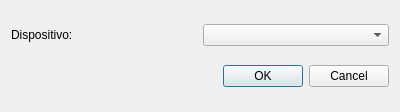
<?xml version="1.0" encoding="UTF-8"?>
<ui version="4.0">
 <class>Preferencias</class>
 <widget class="QDialog" name="Preferencias">
  <property name="geometry">
   <rect>
    <x>0</x>
    <y>0</y>
    <width>400</width>
    <height>112</height>
   </rect>
  </property>
  <property name="windowTitle">
   <string>Dialog</string>
  </property>
  <layout class="QGridLayout" name="gridLayout">
   <item row="0" column="0">
    <widget class="QLabel" name="label">
     <property name="text">
      <string>Dispositivo:</string>
     </property>
    </widget>
   </item>
   <item row="0" column="1">
    <widget class="QComboBox" name="comboBox"/>
   </item>
   <item row="1" column="0" colspan="2">
    <widget class="QDialogButtonBox" name="buttonBox">
     <property name="orientation">
      <enum>Qt::Horizontal</enum>
     </property>
     <property name="standardButtons">
      <set>QDialogButtonBox::Cancel|QDialogButtonBox::Ok</set>
     </property>
    </widget>
   </item>
  </layout>
 </widget>
 <resources/>
 <connections>
  <connection>
   <sender>buttonBox</sender>
   <signal>accepted()</signal>
   <receiver>Preferencias</receiver>
   <slot>accept()</slot>
   <hints>
    <hint type="sourcelabel">
     <x>248</x>
     <y>254</y>
    </hint>
    <hint type="destinationlabel">
     <x>157</x>
     <y>274</y>
    </hint>
   </hints>
  </connection>
  <connection>
   <sender>buttonBox</sender>
   <signal>rejected()</signal>
   <receiver>Preferencias</receiver>
   <slot>reject()</slot>
   <hints>
    <hint type="sourcelabel">
     <x>316</x>
     <y>260</y>
    </hint>
    <hint type="destinationlabel">
     <x>286</x>
     <y>274</y>
    </hint>
   </hints>
  </connection>
 </connections>
</ui>
